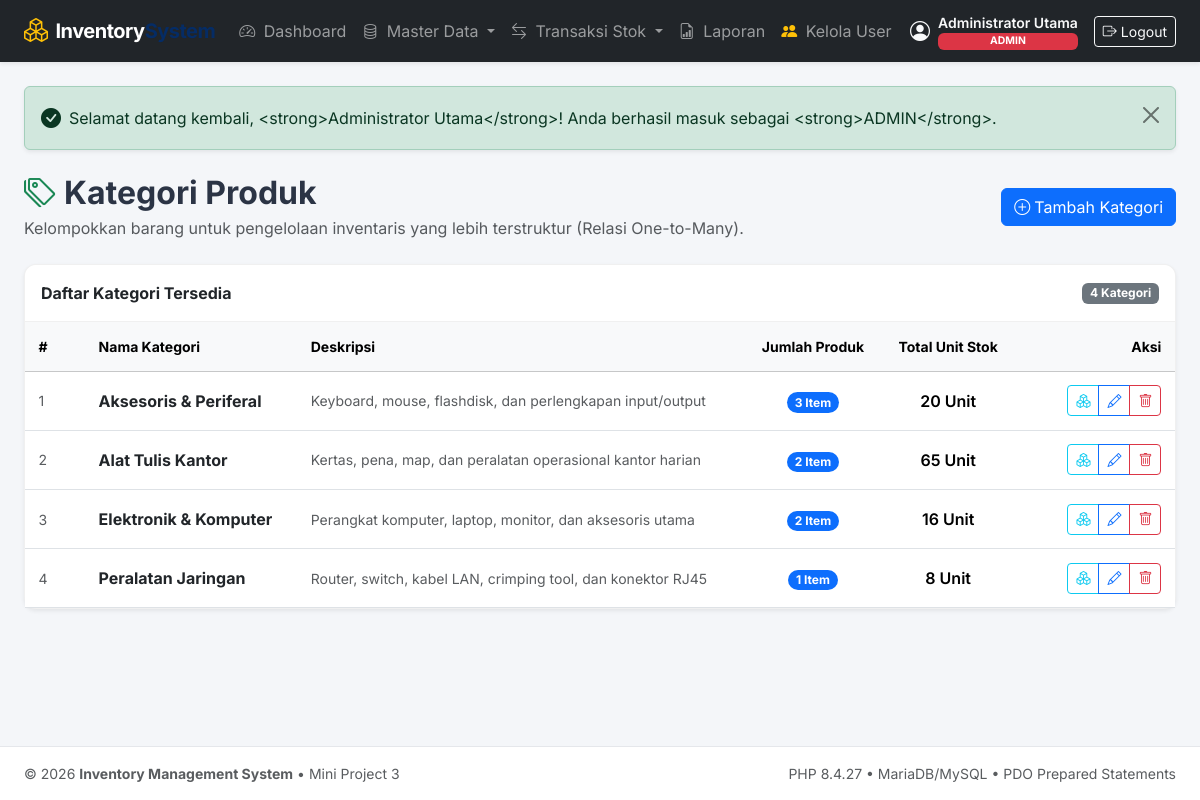
Screenshot of /categories/index.php (signed in) with the database file from the repository.
### tables this page shows
CREATE TABLE `categories` (
    `id` INT AUTO_INCREMENT PRIMARY KEY,
    `name` VARCHAR(100) NOT NULL UNIQUE,
    `description` TEXT NULL,
    `created_at` TIMESTAMP DEFAULT CURRENT_TIMESTAMP
);

### helpers/auth.php (called while the page is built, shortened)
<?php
require_once __DIR__ . '/escape.php';
function is_logged_in(): bool
{
    return isset($_SESSION['user']) && !empty($_SESSION['user']['id']);
}
function current_role(): ?string
{
    return is_logged_in() ? ($_SESSION['user']['role'] ?? null) : null;
}
function is_admin(): bool
{
    return current_role() === 'admin';
}

### helpers/escape.php (called while the page is built, shortened)
<?php
if (!function_exists('e')) {
    function e($string): string
    {
        return htmlspecialchars((string)($string ?? ''), ENT_QUOTES, 'UTF-8');
    }
}
if (!function_exists('base_url')) {
    function base_url(string $path = ''): string
    {
        $scriptName = $_SERVER['SCRIPT_NAME'] ?? '';
        $pos = strpos($scriptName, '/public/');
        if ($pos !== false) {
            $base = substr($scriptName, 0, $pos + 8);
        } else if (substr($scriptName, -10) === '/public.php' || substr($scriptName, -7) === '/public') {
            $base = dirname($scriptName) . '/public/';
        } else {
            $dir = dirname($scriptName);
            $base = ($dir === '/' || $dir === '\\') ? '/' : rtrim($dir, '/\\') . '/';
            if (strpos($base, '/products/') !== false || strpos($base, '/stock/') !== false ||
                strpos($base, '/categories/') !== false || strpos($base, '/suppliers/') !== false ||
                strpos($base, '/product-suppliers/') !== false || strpos($base, '/users/') !== false ||
                strpos($base, '/reports/') !== false) {
                $base = preg_replace('#/(products|stock|categories|suppliers|product-suppliers|users|reports)/.*#', '/', $base);
            }
        }
        $base = rtrim($base, '/') . '/';
        return $base . ltrim($path, '/');
    }
}

### public/categories/index.php (the view, shortened to what this page needs)
<?php
require_once __DIR__ . '/../../config/database.php';
require_once __DIR__ . '/../../helpers/escape.php';
require_once __DIR__ . '/../../helpers/auth.php';
require_once __DIR__ . '/../../helpers/flash.php';
$stmt = $pdo->query("
    SELECT
        c.id, c.name, c.description, c.created_at,
        COUNT(p.id) AS total_products,
        COALESCE(SUM(p.stock), 0) AS total_stock
    FROM categories c
    LEFT JOIN products p ON p.category_id = c.id
    GROUP BY c.id, c.name, c.description, c.created_at
    ORDER BY c.name ASC
");
$categories = $stmt->fetchAll();
require __DIR__ . '/../../views/header.php';
?>
<div class="d-flex flex-column flex-md-row justify-content-between align-items-md-center mb-4 gap-2">
    <div>
        <h2 class="fw-bold mb-1"><i class="bi bi-tags text-success me-2"></i>Kategori Produk</h2>
        <p class="text-muted mb-0">Kelompokkan barang untuk pengelolaan inventaris yang lebih terstruktur (Relasi One-to-Many).</p>
    </div>
    <?php if (is_admin()): ?>
    <a href="create.php" class="btn btn-primary d-flex align-items-center">
        <i class="bi bi-plus-circle me-1"></i> Tambah Kategori
    </a>
    <?php endif; ?>
</div>
<div class="card shadow-sm">
    <div class="card-header bg-white py-3 d-flex justify-content-between align-items-center">
        <span class="fw-bold">Daftar Kategori Tersedia</span>
        <span class="badge bg-secondary"><?= count($categories) ?> Kategori</span>
    </div>
    <div class="card-body p-0">
        <div class="table-responsive">
            <table class="table table-hover align-middle mb-0">
                <thead class="table-light small">
                    <tr>
                        <th style="width: 60px;">#</th>
                        <th>Nama Kategori</th>
                        <th>Deskripsi</th>
                        <th class="text-center">Jumlah Produk</th>
                        <th class="text-center">Total Unit Stok</th>
                        <th class="text-end" style="width: 160px;">Aksi</th>
                    </tr>
                </thead>
                <tbody>
                    <?php if (empty($categories)): ?>
                    <tr>
                        <td colspan="6" class="text-center py-4 text-muted">Belum ada kategori terdaftar.</td>
                    </tr>
                    <?php else: ?>
                        <?php foreach ($categories as $idx => $cat): ?>
                        <tr>
                            <td class="text-muted small"><?= $idx + 1 ?></td>
                            <td>
                                <a href="<?= base_url('products/index.php?category_id=' . $cat['id']) ?>" class="fw-bold text-decoration-none text-dark hover-primary">
                                    <?= e($cat['name']) ?>
                                </a>
                            </td>
                            <td class="text-muted small"><?= e($cat['description'] ?: '-') ?></td>
                            <td class="text-center">
                                <a href="<?= base_url('products/index.php?category_id=' . $cat['id']) ?>" class="badge bg-primary text-decoration-none rounded-pill">
                                    <?= number_format($cat['total_products']) ?> Item
                                </a>
                            </td>
                            <td class="text-center fw-semibold">
                                <?= number_format($cat['total_stock']) ?> Unit
                            </td>
                            <td class="text-end">
                                <div class="btn-group btn-group-sm">
                                    <a href="<?= base_url('products/index.php?category_id=' . $cat['id']) ?>" class="btn btn-outline-info" title="Lihat Produk">
                                        <i class="bi bi-boxes"></i>
                                    </a>
                                    <?php if (is_admin()): ?>
                                    <a href="edit.php?id=<?= $cat['id'] ?>" class="btn btn-outline-primary" title="Edit Kategori">
                                        <i class="bi bi-pencil"></i>
                                    </a>
                                    <a href="delete.php?id=<?= $cat['id'] ?>" class="btn btn-outline-danger" title="Hapus Kategori" onclick="return confirm('Yakin ingin menghapus kategori ini? Kategori yang memiliki produk tidak dapat dihapus.');">
                                        <i class="bi bi-trash"></i>
                                    </a>
                                    <?php endif; ?>
                                </div>
                            </td>
                        </tr>
                        <?php endforeach; ?>
                    <?php endif; ?>
                </tbody>
            </table>
        </div>
    </div>
</div>
<?php require __DIR__ . '/../../views/footer.php'; ?>

### views/header.php (style rules this page uses)
body { font-family: 'Inter', -apple-system, BlinkMacSystemFont, "Segoe UI", Roboto, sans-serif; background-color: #f4f6f9; color: #2b3445; min-height: 100vh; display: flex; flex-direction: column; }
.card { border: 1px solid rgba(0,0,0,0.06); border-radius: 0.75rem; box-shadow: 0 0.125rem 0.25rem rgba(0,0,0,0.04); }
.card-header { background-color: #ffffff; border-bottom: 1px solid rgba(0,0,0,0.06); font-weight: 600; border-top-left-radius: 0.75rem !important; border-top-right-radius: 0.75rem !important; }
.table > :not(caption) > * > * { padding: 0.85rem 0.85rem; vertical-align: middle; }

### rows the page displays
categories: name "Aksesoris & Periferal", description "Keyboard, mouse, flashdisk, dan perlengkapan input/output", total_products "3", total_stock "20"
categories: name "Alat Tulis Kantor", description "Kertas, pena, map, dan peralatan operasional kantor harian", total_products "2", total_stock "65"
categories: name "Elektronik & Komputer", description "Perangkat komputer, laptop, monitor, dan aksesoris utama", total_products "2", total_stock "16"
categories: name "Peralatan Jaringan", description "Router, switch, kabel LAN, crimping tool, dan konektor RJ45", total_products "1", total_stock "8"

### other values shown
$user['full_name'] "Administrator Utama"
$role "ADMIN"
$msg['message'] "Selamat datang kembali, <strong>Administrator Utama</strong>! Anda berhasil masuk sebagai <strong>ADMIN</strong>."
count($categories) "4"
PHP_VERSION "8.4.27"
